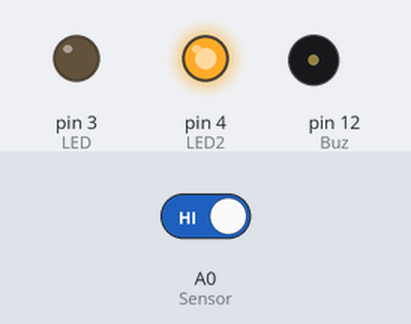
The sketch below on a simulated Arduino Uno, built with avr-gcc and run on an emulated ATmega328P. Shown: output pins drawn as LEDs (lit = HIGH), buzzer (waves = sounding, pin HIGH). Inputs (shaded band) come from the test bench; at power-on: A0 (Sensor) HIGH.

Above: at 1.2 s.
1.3 s: A0 (Sensor) driven LOW
At 1.4 s:
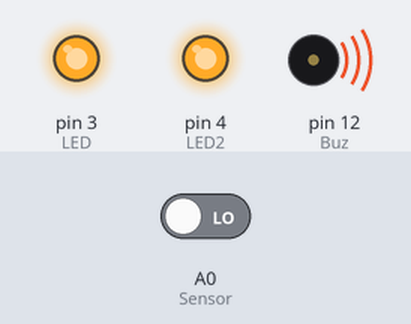
At 2.4 s:
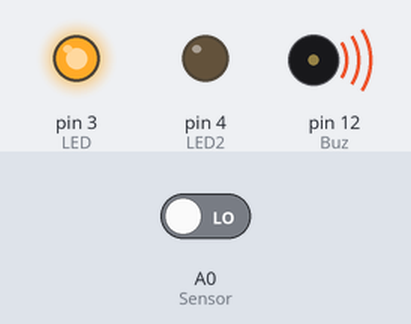
3.0 s: A0 (Sensor) driven HIGH
At 3.6 s:
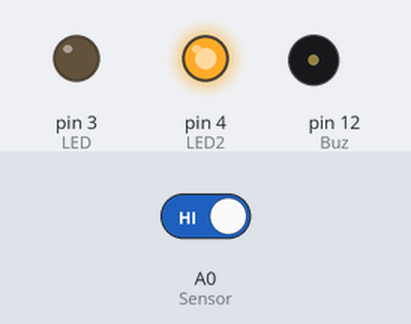
Timing chart, 0 to 6.0 s (numbered marks = the images above; inputs shaded):
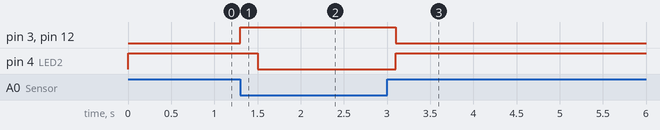

Measured:
- after the input at 1.3 s, pin 3 (LED), pin 12 (Buz): LOW → HIGH at once; pin 4 (LED2): HIGH → LOW after 0.20 s
- after the input at 3.0 s, pin 3 (LED), pin 12 (Buz): HIGH → LOW after 0.10 s; pin 4 (LED2): LOW → HIGH after 0.10 s

The sketch:

FLAME_SENSOR.ino
```cpp
int LED = 3;
int LED2 =4;
int Buz = 12;
int Sensor =A0;
int Flame = HIGH;
void setup(){
  pinMode(LED,OUTPUT);
  pinMode(LED2,OUTPUT);
  pinMode(Buz,OUTPUT);
  pinMode(Sensor,INPUT);
}
void loop(){
  Flame = digitalRead(Sensor);
  if(Flame == LOW){
    digitalWrite(LED,HIGH);
    digitalWrite(Buz,HIGH);
    delay(200);
    digitalWrite(LED2,LOW);
  }
  else{
    digitalWrite(LED,LOW);
    digitalWrite(Buz,LOW);
    digitalWrite(LED2,HIGH);
  }
}
```
